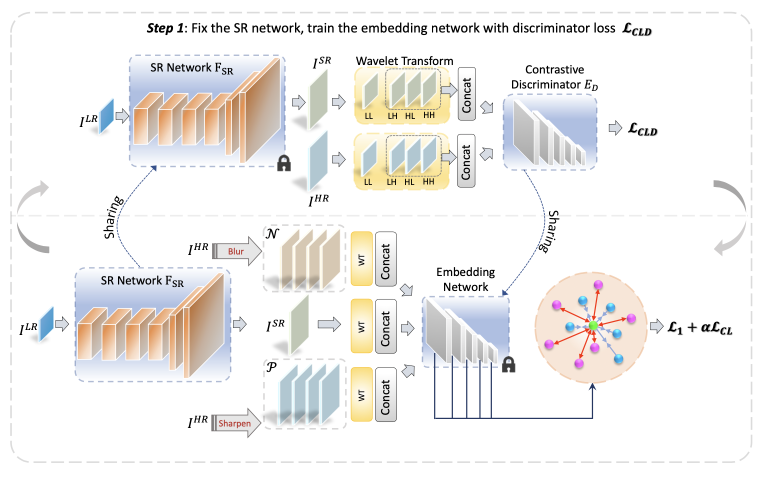
#> input picture pic/framework.png, 1528 x 954 px (shown at 1/2 size)
$ python test_psnr_ssim.py ../pic ../pic ../pic/table.png
#> lines starting #> are read from the running program, lines starting #| are printed output that depends on the picture; pictures that were not available may be replaced by others from this repository, and a replacement may not be noted
'''
calculate the PSNR and SSIM.
same as MATLAB's results
'''
import os
import math
import numpy as np
import cv2
import glob
import sys

from sklearn.feature_extraction import img_to_graph

def main():
    # Configurations

    # GT - Ground-truth;
    # Gen: Generated / Restored / Recovered images
    folder_GT = sys.argv[1]
    folder_Gen =  sys.argv[2]

    crop_border = 4
    suffix = sys.argv[3]  # suffix for Gen images
    test_Y = True  # True: test Y channel only; False: test RGB channels

    PSNR_all = []
    SSIM_all = []
    img_list = sorted(glob.glob(folder_GT + '/*'))

    if test_Y:
        print('Testing Y channel.')
    else:
        print('Testing RGB channels.')

    for i, img_path in enumerate(img_list):
        base_name = os.path.splitext(os.path.basename(img_path))[0]
        im_GT = cv2.imread(img_path) / 255.
        im_Gen = cv2.imread(os.path.join(folder_Gen, base_name + suffix + '.png')) / 255.
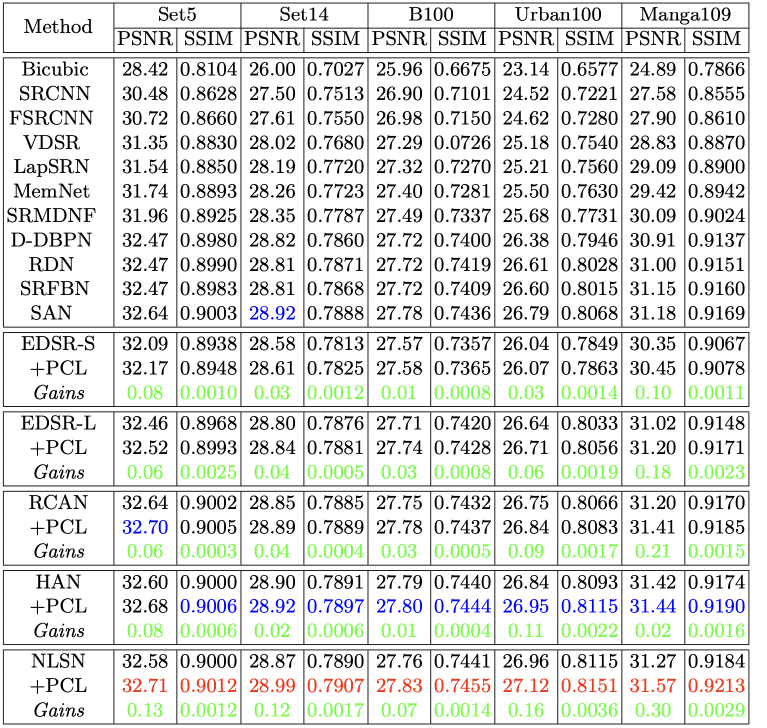
#> input picture pic/table.png, 1534 x 1456 px, given in place of table.png.png, which was not available (shown at 1/2 size)

        if test_Y and im_GT.shape[2] == 3:  # evaluate on Y channel in YCbCr color space
            im_GT_in = bgr2ycbcr(im_GT)
#> in bgr2ycbcr, `rlt = np.dot(img, [24.966, 128.553, 65.481]) / 255.0 + 16.0`:
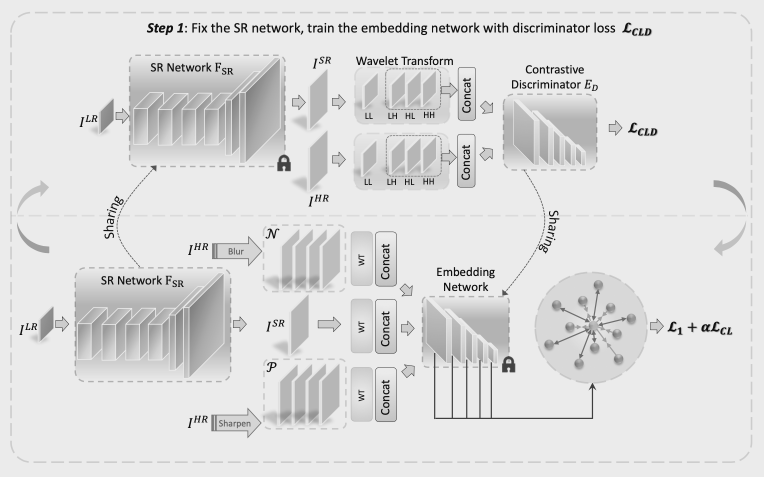
#> rlt: shape (954, 1528) float64 (shown at 1/2 size); min 16, max 235, mean 221.9
            im_Gen_in = bgr2ycbcr(im_Gen)
#> call 2 of bgr2ycbcr, with only_y = True
#> in bgr2ycbcr (call 2), `rlt = np.dot(img, [24.966, 128.553, 65.481]) / 255.0 + 16.0`:
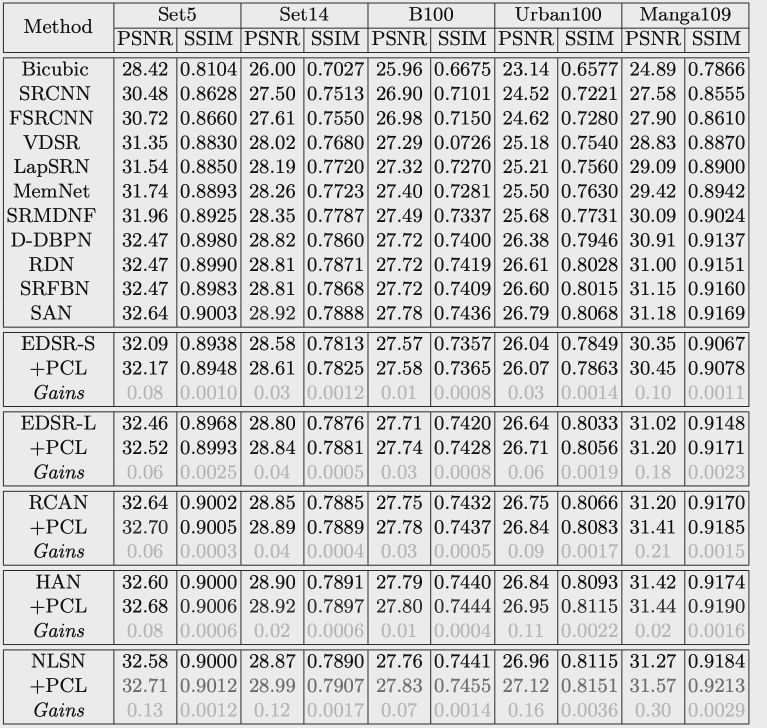
#> rlt: shape (1456, 1534) float64 (shown at 1/2 size); min 16, max 235, mean 206.8
        else:
            im_GT_in = im_GT
            im_Gen_in = im_Gen

        # crop borders
        if im_GT_in.ndim == 3:
            H, W, C = im_GT_in.shape
            mod_H = H % crop_border
            mod_W = W % crop_border
            im_GT_in = im_GT_in[:H-mod_H, :W-mod_W, :]
            cropped_GT = im_GT_in[crop_border:-crop_border, crop_border:-crop_border, :]
            cropped_Gen = im_Gen_in[crop_border:-crop_border, crop_border:-crop_border, :]
        elif im_GT_in.ndim == 2:
            H, W = im_GT_in.shape
#> H = 954; W = 1528
            mod_H = H % crop_border
#> mod_H = 2
            mod_W = W % crop_border
#> mod_W = 0
            im_GT_in = im_GT_in[:H-mod_H, :W-mod_W]
            cropped_GT = im_GT_in[crop_border:-crop_border, crop_border:-crop_border]
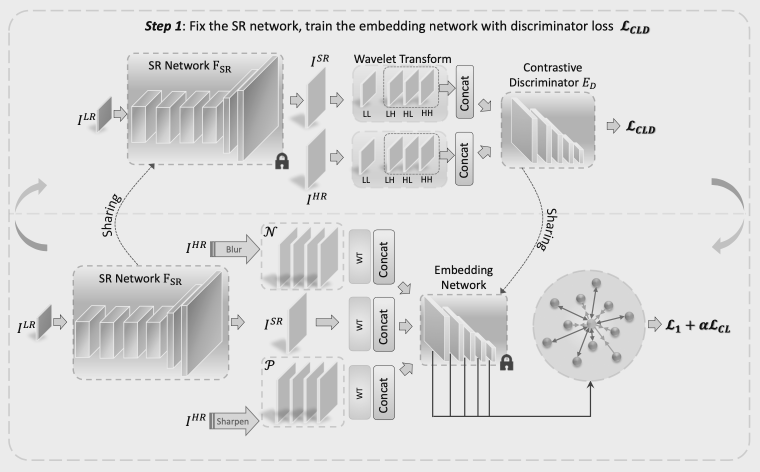
#> cropped_GT: shape (944, 1520) float64 (shown at 1/2 size); min 0.0627, max 0.922, mean 0.87
            cropped_Gen = im_Gen_in[crop_border:-crop_border, crop_border:-crop_border]
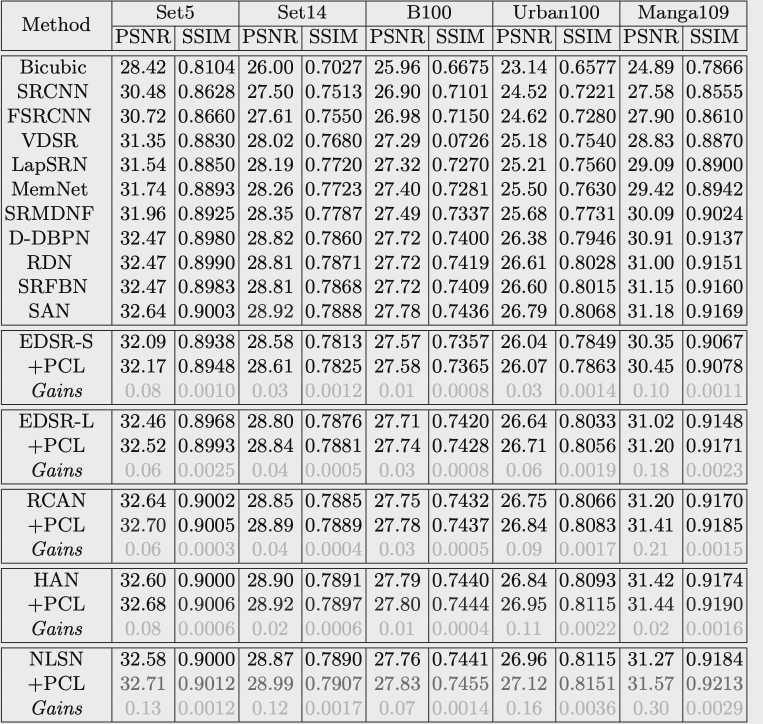
#> cropped_Gen: shape (1448, 1526) float64 (shown at 1/2 size); min 0.0627, max 0.922, mean 0.81
        else:
            raise ValueError('Wrong image dimension: {}. Should be 2 or 3.'.format(im_GT_in.ndim))

        # calculate PSNR and SSIM
        PSNR = calculate_psnr(cropped_GT * 255, cropped_Gen * 255)

        SSIM = calculate_ssim(cropped_GT * 255, cropped_Gen * 255)
        print('{:3d} - {:25}. \tPSNR: {:.6f} dB, \tSSIM: {:.6f}'.format(
            i + 1, base_name, PSNR, SSIM))
        PSNR_all.append(PSNR)
        SSIM_all.append(SSIM)
    print('Average: PSNR: {:.6f} dB, SSIM: {:.6f}'.format(
        sum(PSNR_all) / len(PSNR_all),
        sum(SSIM_all) / len(SSIM_all)))


def calculate_psnr(img1, img2):
    # img1 and img2 have range [0, 255]
    img1 = img1.astype(np.float64)
    img2 = img2.astype(np.float64)
#> (the run stopped early here; a loop or call above may not have finished)
